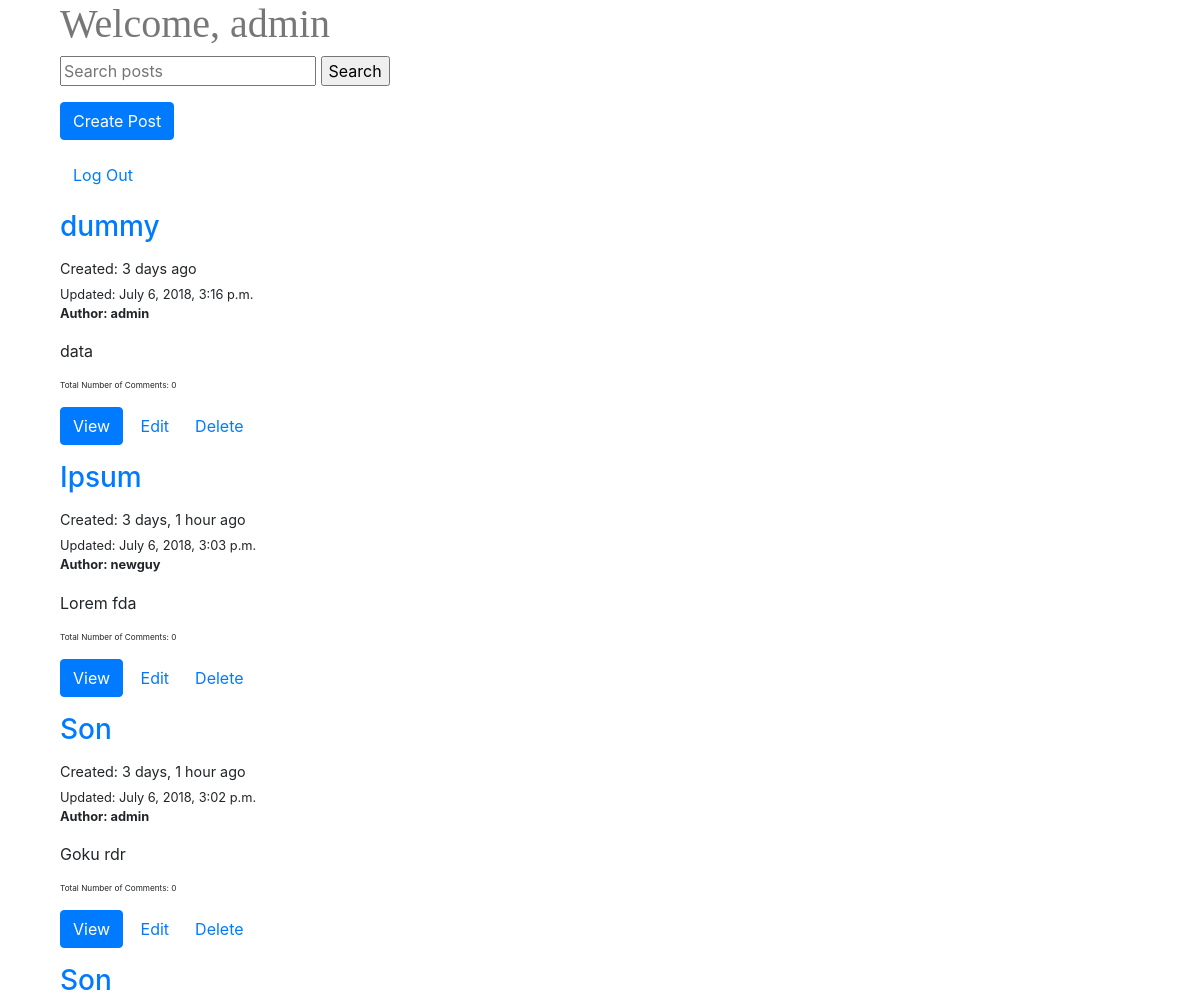
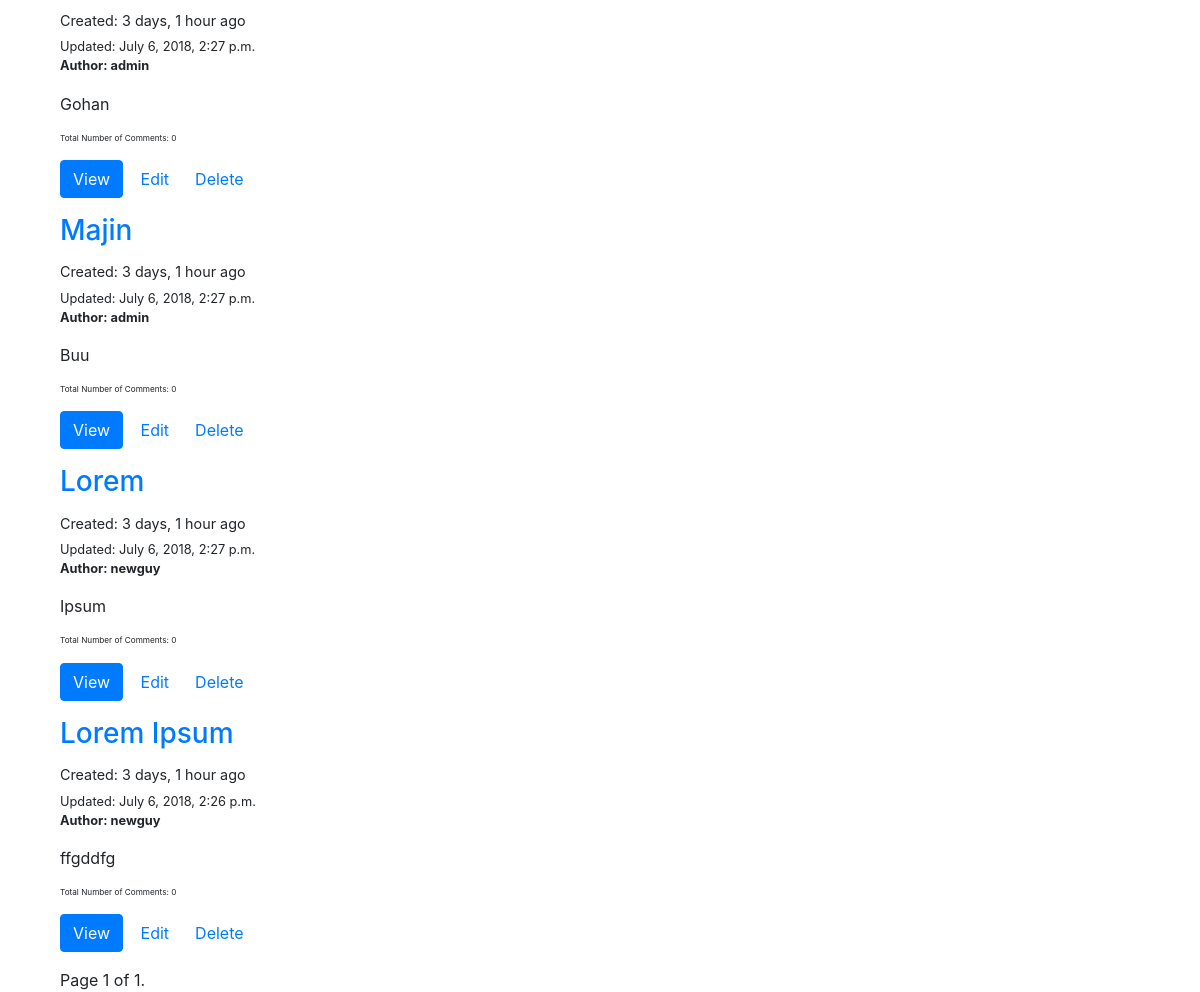
/posts/ (signed in), run on an earlier commit of the app's database (2 pictures, top to bottom).
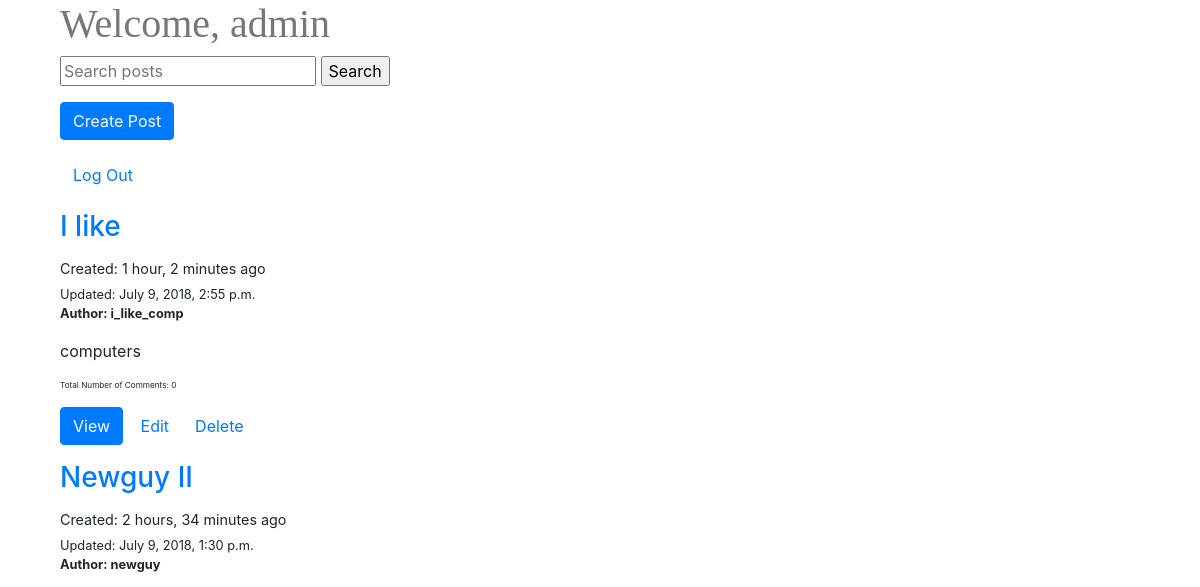
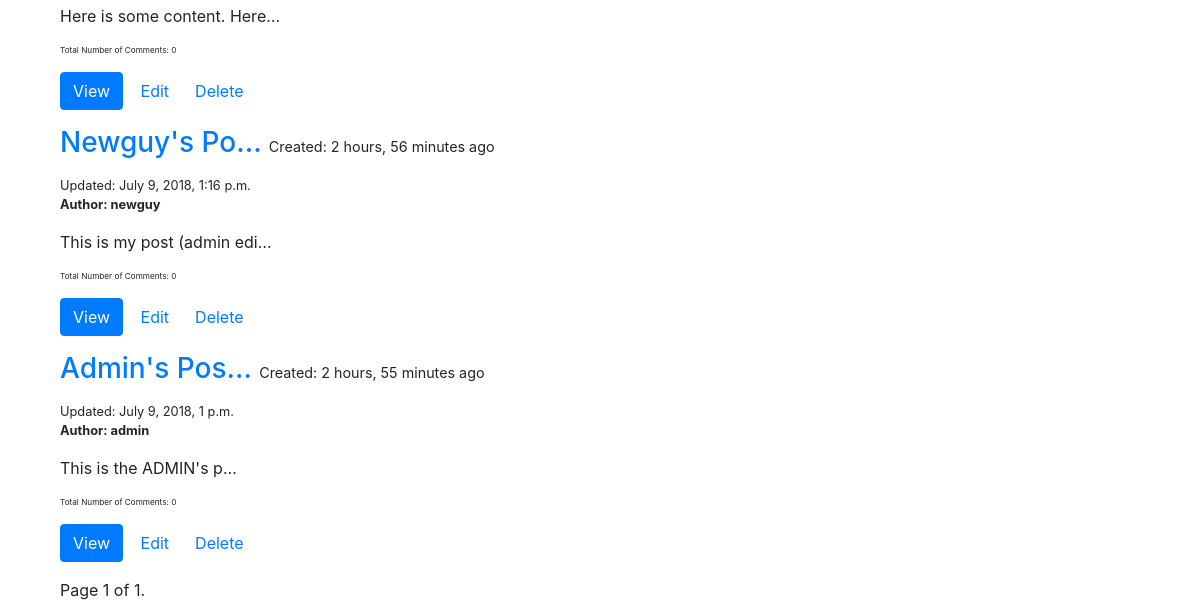
And on a later commit of the database (2 pictures, top to bottom).
### accounts/models.py (models this page shows)
class User(AbstractUser):
    def __str__(self):
        return self.username

### posts/models.py (models this page shows, shortened)
class Post(models.Model):
	user = models.ForeignKey(settings.AUTH_USER_MODEL, default=1,on_delete=models.CASCADE)
	title = models.CharField(max_length=120)
	content = models.TextField()
	timestamp = models.DateTimeField(auto_now=False, auto_now_add=True)
	updated = models.DateTimeField(auto_now=True, auto_now_add=False)
	image = models.ImageField(upload_to=upload_location,
			null=True,
			blank = True,
			width_field="width_field",
			height_field="height_field")
	height_field = models.IntegerField(default=0)
	width_field=models.IntegerField(default=0)
	def get_absolute_url(self):
		return reverse("detail", kwargs={"id":self.id})
	class Meta:
		ordering = ["-updated","-timestamp"]

### posts/views.py (the view)
# urls.py: path(r'', post_list, name='list'),
def post_list(request): #list items
	if not request.user.is_authenticated:
		raise PermissionDenied
	query= request.GET.get('q')
	if query:
		queryset_list=Post.objects.filter(Q(title__icontains=str(query))| Q(content__icontains=str(query)))
	else:
		queryset_list= Post.objects.all()
	'''
	Paginator is what separates posts into separate
	pages rather than having one really long list
	'''
	paginator = Paginator(queryset_list, 10) # Show 10 contacts per page
	page = request.GET.get('page')
	queryset = paginator.get_page(page)
	context ={
			"object_list" : queryset,
			"title": "List"
		}
	return render(request, "post_list.html",context)

### templates/post_list.html (shortened to what this page needs)
{% extends "base.html" %}
{%block content%}
<div class='col-sm-8 col-sm-offset-2'>
<h1> Welcome, {{request.user.username}}</h1>
<form method = 'GET' action="">
    <input type="text" name = "q" placeholder="Search posts"/>
    <input type="submit" value="Search"/>
</form>
    <div>
    <p><a href="/posts/create" class="btn btn-primary" role="button">Create Post</a></p>
    <p><a href="/logout" class="btn" role="button">Log Out</a></p>
</div>
{%for obj in object_list%}
<div class='row'>
    <div class='col-sm-12'>
        <div class='thumbnail'>
                <div class='caption'>
                <h3> <a href='{{obj.get_absolute_url}}'>{{obj.title|linebreaks|truncatechars:20}} </a><small><small><small>Created: {{obj.timestamp|timesince}} ago</h3></small></small>
                Updated: {{obj.updated}}<p> <b> Author: {{obj.user}} </b></p></small></small>
                <p>{{obj.content|linebreaks|truncatechars:30}}</p>
                <small><small><small><p> Total Number of Comments: {{obj.comments.count}}</p></small></small></small>
                <p><a href="{{obj.get_absolute_url}}" class="btn btn-primary" role="button">View</a>
                {%if request.user == obj.user or user.is_staff or user.is_superuser%}
                <a href="{{obj.get_absolute_url}}edit/" class ="btn btn-default" role="button">Edit</a><a href="{{obj.get_absolute_url}}delete/" class ="btn btn-default" role="button">Delete</a></p>
                {%endif%}
                </div>
        </div>
    </div>
</div>
{%endfor%}
<div class="pagination">
    <span class="step-links">
        <span class="current">
            Page {{ object_list.number }} of {{ object_list.paginator.num_pages }}.
        </span>
    </span>
</div>
</div>
{%endblock content%}

### templates/base.html (shortened to what this page needs)
<HTML>
<link rel="stylesheet" href="https://stackpath.bootstrapcdn.com/bootstrap/4.1.1/css/bootstrap.min.css">
<link rel='stylesheet' href='/static/css/base.css'/>
<div class = 'container'>
{%block content%}
{%endblock content%}
</div>
</HTML>

### static/css/base.css (style rules this page uses)
* { box-sizing: border-box; }
h1 { color: #777777; font-family: "Impact"; }

What changed in the data, as far as the page shows it:
removed Post: title "dummy", timestamp "3 days", updated "July 6, 2018, 3:16 p.m.", user "admin", content "data", comments.count "0"
removed Post: title "Ipsum", timestamp "3 days, 1 hour", updated "July 6, 2018, 3:03 p.m.", user "newguy", content "Lorem fda", comments.count "0"
removed Post: title "Son", timestamp "3 days, 1 hour", updated "July 6, 2018, 3:02 p.m.", user "admin", content "Goku rdr", comments.count "0"
removed Post: title "Son", timestamp "3 days, 1 hour", updated "July 6, 2018, 2:27 p.m.", user "admin", content "Gohan", comments.count "0"
removed Post: title "Majin", timestamp "3 days, 1 hour", updated "July 6, 2018, 2:27 p.m.", user "admin", content "Buu", comments.count "0"
removed Post: title "Lorem", timestamp "3 days, 1 hour", updated "July 6, 2018, 2:27 p.m.", user "newguy", content "Ipsum", comments.count "0"
removed Post: title "Lorem Ipsum", timestamp "3 days, 1 hour", updated "July 6, 2018, 2:26 p.m.", user "newguy", content "ffgddfg", comments.count "0"
added Post: title "I like", timestamp "1 hour, 2 minutes", updated "July 9, 2018, 2:55 p.m.", user "i_like_comp", content "computers", comments.count "0"
added Post: title "Newguy II", timestamp "2 hours, 34 minutes", updated "July 9, 2018, 1:30 p.m.", user "newguy", content "Here is some content. Here…", comments.count "0"
added Post: title "Newguy's Po…", timestamp "2 hours, 56 minutes", updated "July 9, 2018, 1:16 p.m.", user "newguy", content "This is my post (admin edi…", comments.count "0"
added Post: title "Admin's Pos…", timestamp "2 hours, 55 minutes", updated "July 9, 2018, 1 p.m.", user "admin", content "This is the ADMIN's p…", comments.count "0"
